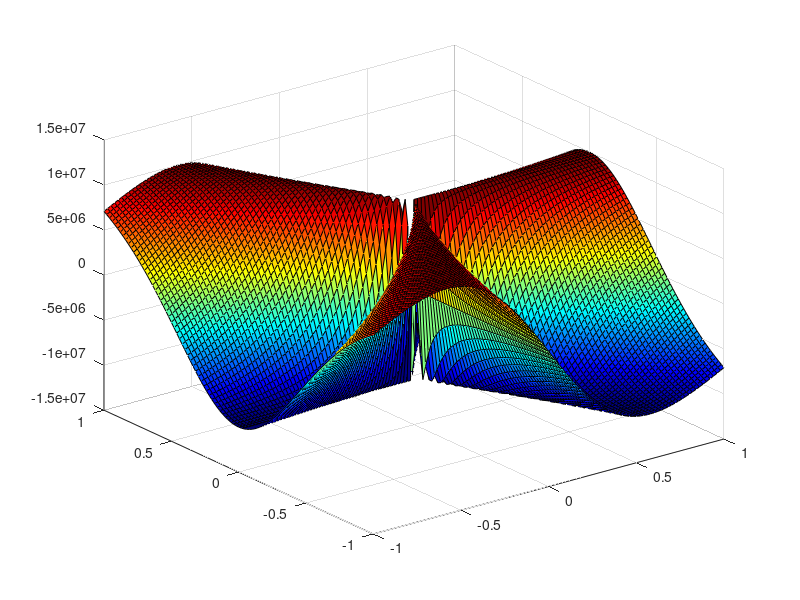

Here is the MATLAB script that generated this plot: (Note: this script raises an error after producing the figure.)
clear;clc;close all;
scale=1;
d=0.02;
[Px,Py]=meshgrid(-scale:d:scale,scale:-d:-scale);
[n,m]=size(Px);

% Define the coefficients
alpha0 = 286;
alpha1 = -2.22e+06;
alpha11 = -3.046e+06;
alpha12 = -6.56e+04;
alpha111 = 1.424e+07;
alpha112 = 3.173e+06;
beta1 = -6.851e+04;
beta11 = 1.926e+05;

epsilon = 1e7;

%======================Scaling==============================
ab=1e7;
alpha0=alpha0/ab;
alpha1=alpha1/ab;
alpha11=alpha11/ab;
alpha111=alpha111/ab;
alpha112=alpha112/ab;
alpha12=alpha12/ab;
beta1=beta1/ab;
beta11=beta11/ab;

Q11=0.0228; Q12=-0.018259;

E1=0.0;
E2=0.0;

Ex=E1*ones(n);
Ey=E2*ones(n);

theta = atan2(Py, Px);
GL_threefold = epsilon * cos(3 * theta);

GL_alpha0 = alpha1 * Px + alpha1 * Py;
GL_alpha1 = alpha1 * Px.^2 + alpha1 * Py.^2;
GL_beta1 = beta1 * Px.^3 + beta1 * Py.^3;
GL_alphabar11 = alpha11 * Px.^4 + alpha11 * Py.^4;
GL_beta11 = beta11 * Px.^5 + beta11 * Py.^5;
GL_alphabar12 = alpha12 * Px.^3 .* Py - alpha12 * Px .* Py.^3;
GL_alpha111 = alpha111 * Px.^6 + alpha111 * Py.^6;
GL_alpha112 = alpha112 * (Px.^4 .* Py.^2 + Px.^2 .* Py.^4);

G_GL = GL_alpha1 + GL_alphabar11 + GL_alphabar12 + GL_alpha111 + GL_alpha112 + GL_threefold - Ex .* Px - Ey .* Py;

figure('Position', [100, 100, 1500, 1080]); % Setting the figure size to 1080p resolution
surf(Px, Py, G_GL);
colormap(jet(256));
ax = gca; 
ax.FontSize = 60;
% Labeling x and y axis based on values
ax.XTick = [-scale, 0, scale];
ax.XTickLabel = {'-Px', '0', 'Px'};
ax.YTick = [-scale, 0, scale];
ax.YTickLabel = {'-Py', '0', 'Py'};

%xlabel('P_x'), ylabel('P_y'), 
zlabel('\DeltaG (MJ)')
% Removing x, y, and z axis data labels (tick labels)
%ax.XTick = [];
%ax.YTick = [];
%ax.ZTick = [];

